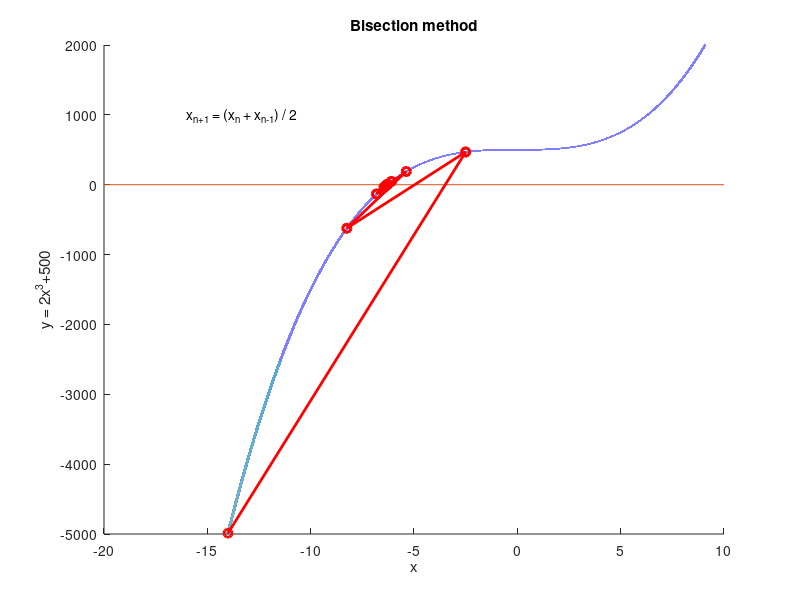
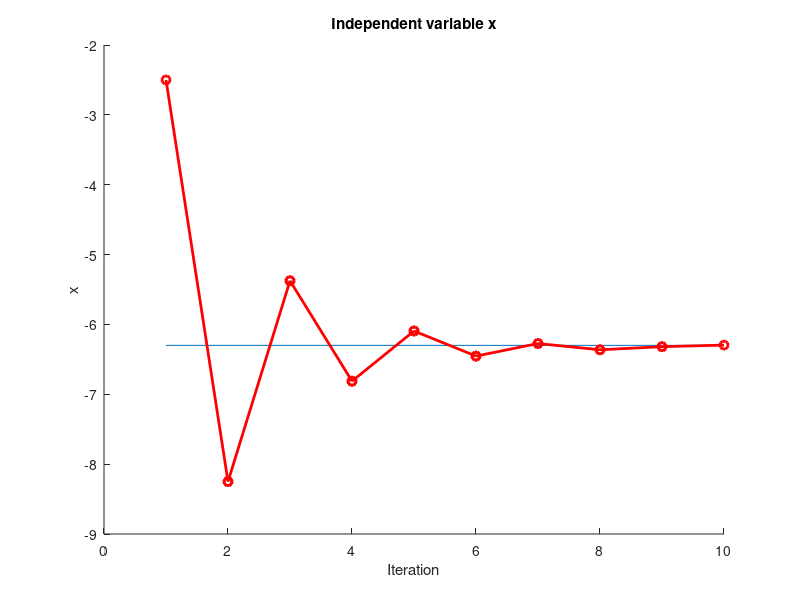
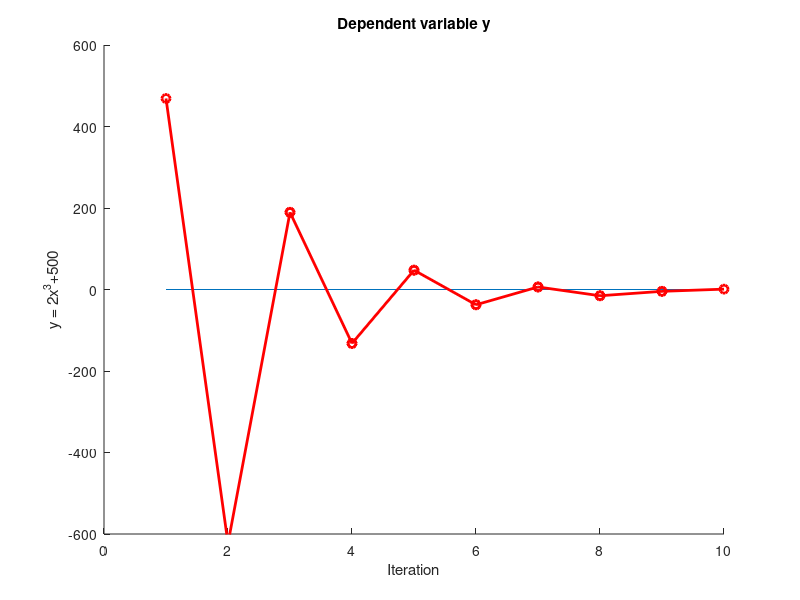

Write MATLAB code to recreate these figures, in order.
clc; clear all;
hold on;
pause(3)
x=-50:0.0001:50;
y=2.*x.*x.*x+500;
plot(x,y,'lineWidth',2)
xlim([-20 10]);
ylim([-5e3 2e3]);
plot([-20 10],[0 0])
title('Bisection method');
text(-16,1000,'x_n_+_1 = (x_n + x_n_-_1) / 2')
xlabel('x');ylabel('y = 2x^3+500');
estXp = 9;
yp = 2*estXp*estXp*estXp+500;
estXold = -14;
yold = 2*estXold*estXold*estXold+500;

for i=1:10
    estXnew = (estXold + estXp)/2;
    ynew = 2*estXnew*estXnew*estXnew+500;
    yValues(i) = ynew;
    xValues(i) = estXnew;
    hLine(i) = plot([estXold,estXnew],[yold,ynew],'-ro','lineWidth',2);
    if (ynew * yold <0)
        estXp = estXold;
        yp = yold;
    end    
    estXold = estXnew;
    yold = ynew;
    yold = ynew;
    pause(1);
end

figure;
hold on;
xlabel('Iteration');ylabel('x')
title('Independent variable x')
plot([1 10],[-6.2996 -6.2996])
ylim([-9 -2])
for i=1:9
plot(i:i+1,[xValues(i) xValues(i+1)],'r-o','lineWidth',2);
pause(1)
end

figure;
hold on;
xlabel('Iteration');ylabel('y = 2x^3+500')
title('Dependent variable y')
plot([1 10],[0 0])
ylim([-600 600]);
for i=1:9
plot(i:i+1,[yValues(i) yValues(i+1)],'r-o','lineWidth',2);
pause(1)
end
